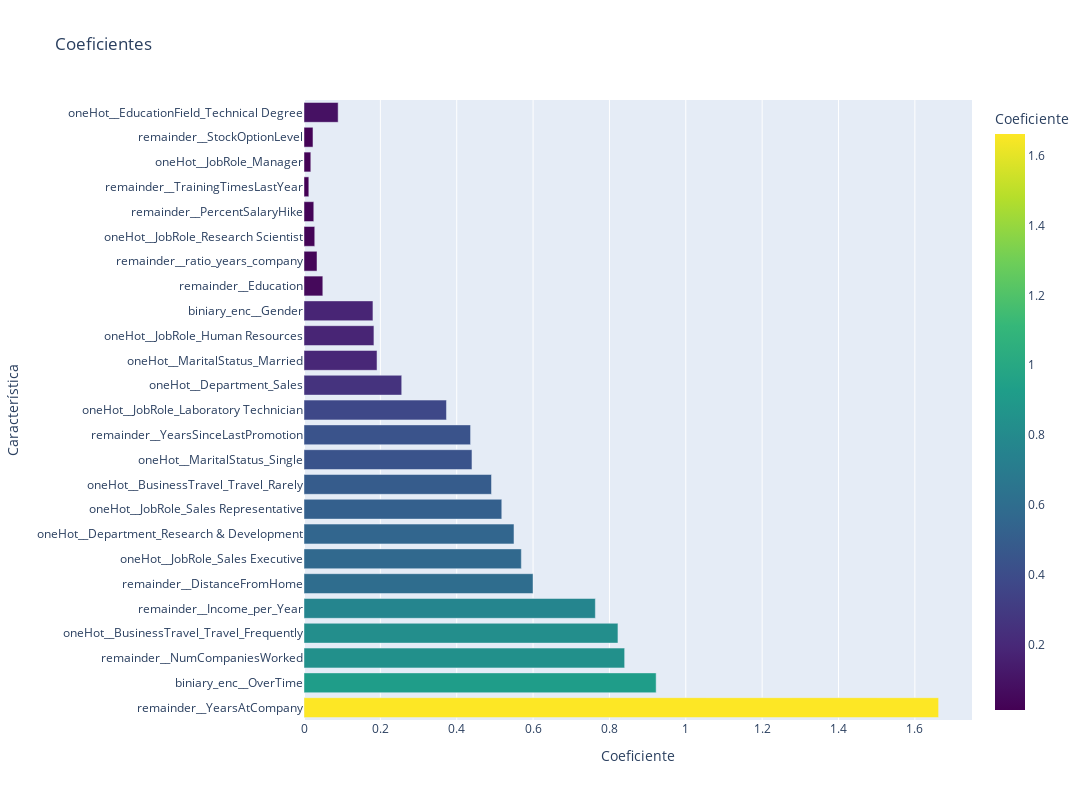

Source (notebook cell):
### Code cell
coef = model_smote.named_steps['model'].coef_[0]
columns_names = model_smote.named_steps['preprocessing'].get_feature_names_out()

coeficientes = get_coeficientes(coef, columns_names)
gr = show_coeficientes(coeficientes)
gr

### Figure 1 — Plotly figure (JSON) as saved in the notebook; plotly's stock layout.template omitted (floating-point values rounded to 4 significant figures)
{"data": [{"hovertemplate": "Coeficiente=%{marker.color}<br>Característica=%{y}<extra></extra>", "legendgroup": "", "marker": {"color": [1.662, 0.9224, 0.8398, 0.8223, 0.7631, 0.5999, 0.5693, 0.55, 0.518, 0.4911, 0.4399, 0.4363, 0.3731, 0.2559, 0.1913, 0.1832, 0.1806, 0.04929, 0.03413, 0.02819, 0.02564, 0.01265, 0.01782, 0.02352, 0.08945], "coloraxis": "coloraxis", "pattern": {"shape": ""}}, "name": "", "orientation": "h", "showlegend": false, "textposition": "auto", "type": "bar", "x": [1.662, 0.9224, 0.8398, 0.8223, 0.7631, 0.5999, 0.5693, 0.55, 0.518, 0.4911, 0.4399, 0.4363, 0.3731, 0.2559, 0.1913, 0.1832, 0.1806, 0.04929, 0.03413, 0.02819, 0.02564, 0.01265, 0.01782, 0.02352, 0.08945], "xaxis": "x", "y": ["remainder__YearsAtCompany", "biniary_enc__OverTime", "remainder__NumCompaniesWorked", "oneHot__BusinessTravel_Travel_Frequently", "remainder__Income_per_Year", "remainder__DistanceFromHome", "oneHot__JobRole_Sales Executive", "oneHot__Department_Research & Development", "oneHot__JobRole_Sales Representative", "oneHot__BusinessTravel_Travel_Rarely", "oneHot__MaritalStatus_Single", "remainder__YearsSinceLastPromotion", "oneHot__JobRole_Laboratory Technician", "oneHot__Department_Sales", "oneHot__MaritalStatus_Married", "oneHot__JobRole_Human Resources", "biniary_enc__Gender", "remainder__Education", "remainder__ratio_years_company", "oneHot__JobRole_Research Scientist", "remainder__PercentSalaryHike", "remainder__TrainingTimesLastYear", "oneHot__JobRole_Manager", "remainder__StockOptionLevel", "oneHot__EducationField_Technical Degree"], "yaxis": "y"}], "layout": {"barmode": "relative", "coloraxis": {"colorbar": {"title": {"text": "Coeficiente"}}, "colorscale": [[0, "#440154"], [0.1111, "#482878"], [0.2222, "#3e4989"], [0.3333, "#31688e"], [0.4444, "#26828e"], [0.5556, "#1f9e89"], [0.6667, "#35b779"], [0.7778, "#6ece58"], [0.8889, "#b5de2b"], [1, "#fde725"]]}, "height": 800, "legend": {"tracegroupgap": 0}, "title": {"text": "Coeficientes"}, "width": 1200, "xaxis": {"anchor": "y", "domain": [0, 1], "title": {"text": "Coeficiente"}}, "yaxis": {"anchor": "x", "domain": [0, 1], "title": {"text": "Característica"}}}}
